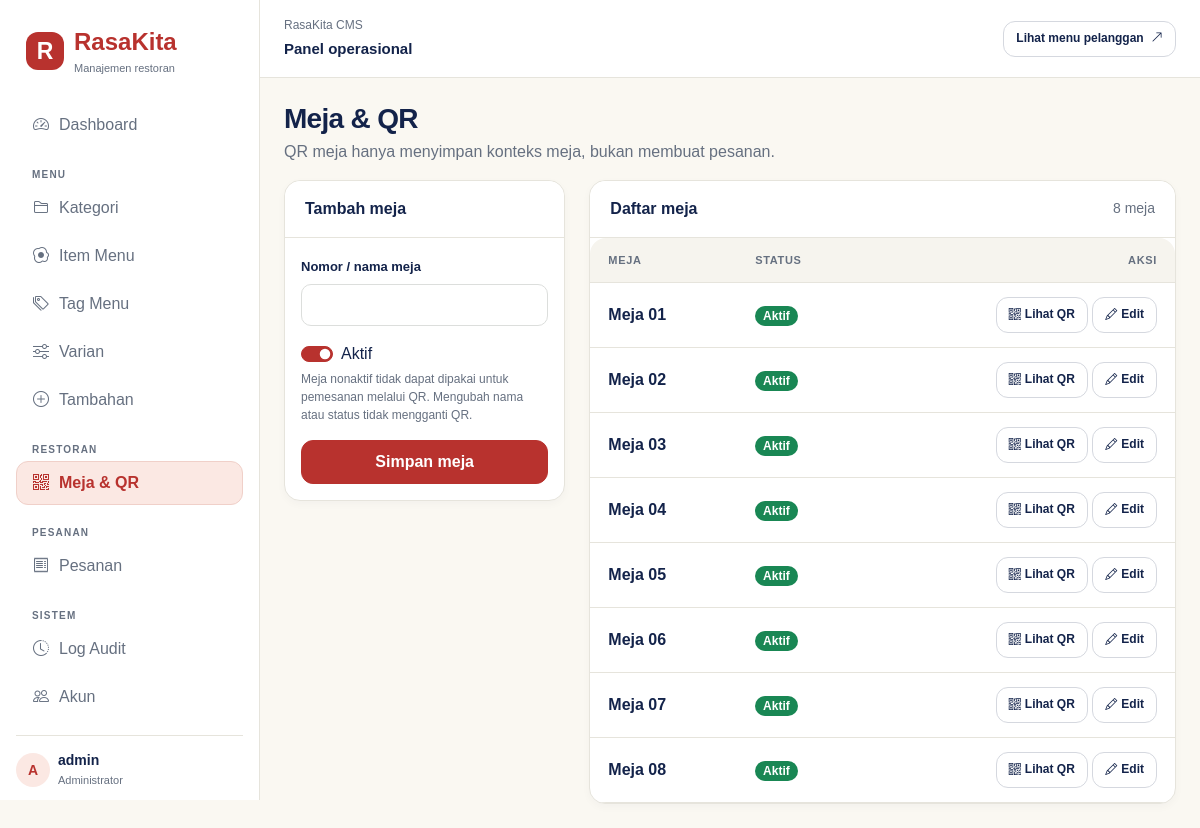
/staff/tables/ (signed in), run on the app's committed database.
### orders/models.py (models this page shows, shortened)
class Table(models.Model):
    number = models.CharField(max_length=30, unique=True)
    token = models.CharField(max_length=64, unique=True, default=new_table_token, editable=False)
    is_active = models.BooleanField(default=True, db_index=True)
    created_at = models.DateTimeField(auto_now_add=True)
    updated_at = models.DateTimeField(auto_now=True)
    class Meta:
        indexes = [models.Index(fields=["is_active", "number"])]

### users/views.py (the view, shortened to what this page needs)
# urls.py: path('tables/', views.tables, name='tables'),
@cms_required
@require_http_methods(['GET', 'POST'])
def tables(request: HttpRequest) -> HttpResponse:
    records = Table.objects.order_by('number')
    return render(request, 'users/tables.html', {'form': TableForm(), 'tables': records})

### users/forms.py
class TableForm(BootstrapModelForm):
    class Meta:
        model = Table
        fields = ('number', 'is_active')
        labels = {'number': 'Nomor / nama meja', 'is_active': 'Aktif'}
        help_texts = {
            'is_active': 'Meja nonaktif tidak dapat dipakai untuk pemesanan melalui QR. Mengubah nama atau status tidak mengganti QR.'
        }
        error_messages = {'number': {'unique': 'Nomor / nama meja ini sudah digunakan.'}}

### orders/models.py (called while the page is built)
def new_table_token() -> str:
    return secrets.token_urlsafe(18)

### users/access.py (called while the page is built)
    @property
    def can_manage_catalog(self) -> bool:
        return self._user.is_authenticated and self._user.is_staff

### users/views.py (called while the page is built)
def _cms_user(user: AbstractUser | AnonymousUser) -> bool:
    return StaffAccess(user).can_manage_catalog

### users/templates/users/tables.html (shortened to what this page needs)
{% extends 'users/base.html' %}
{% block content %}
<div class="mb-3">
  <h1 class="h3 mb-1">Meja &amp; QR</h1>
  <p class="text-secondary mb-0">QR meja hanya menyimpan konteks meja, bukan membuat pesanan.</p>
</div>
<div class="row g-4">
  <div class="col-lg-4">
    <div class="card stat">
      <div class="card-header bg-white"><strong>Tambah meja</strong></div>
      <div class="card-body">
        <form method="post" class="vstack gap-3">
          {% include 'users/includes/cms_form_fields.html' %}
          <button class="btn btn-success">Simpan meja</button>
        </form>
      </div>
    </div>
  </div>
  <div class="col-lg-8">
    <div class="card stat">
      <div class="card-header bg-white d-flex justify-content-between align-items-center">
        <strong>Daftar meja</strong>
        <small class="text-secondary">{{ tables|length }} meja</small>
      </div>
      <div class="table-responsive">
        <table class="table align-middle mb-0">
          <thead>
            <tr>
              <th>Meja</th>
              <th>Status</th>
              <th class="text-end">Aksi</th>
            </tr>
          </thead>
          <tbody>
            {% for table in tables %}
            <tr{% if not table.is_active %} class="text-secondary"{% endif %}>
              <td class="fw-semibold">Meja {{ table.number }}</td>
              <td>{% if table.is_active %}<span class="badge text-bg-success rounded-pill">Aktif</span>{% else %}<span class="badge text-bg-secondary rounded-pill">Nonaktif</span>{% endif %}</td>
              <td class="text-end">
                <a class="btn btn-sm btn-outline-secondary" href="{% url 'staff:table-qr' table.pk %}"><i class="bi bi-qr-code me-1"></i>Lihat QR</a>
                <a class="btn btn-sm btn-outline-secondary" href="{% url 'staff:table-edit' table.pk %}"><i class="bi bi-pencil me-1"></i>Edit</a>
              </td>
            </tr>
            {% empty %}
            <tr>
              <td colspan="3" class="text-center text-secondary py-4">Belum ada meja. Gunakan form tambah meja.</td>
            </tr>
            {% endfor %}
          </tbody>
        </table>
      </div>
    </div>
  </div>
</div>
{% endblock %}

### users/templates/users/nav.html (shortened to what this page needs)
<nav class="nav flex-column gap-1 flex-grow-1">
  <a
    class="px-3 py-2 {% if request.resolver_match.url_name == 'dashboard' %}active{% endif %}"
    href="{% url 'staff:dashboard' %}"
    ><i class="bi bi-speedometer2 me-2"></i>Dashboard</a
  >
  <span class="nav-label mt-3 px-3">MENU</span>
  <a
    class="px-3 py-2 {% if 'categor' in request.resolver_match.url_name %}active{% endif %}"
    href="{% url 'staff:categories' %}"
    ><i class="bi bi-folder2 me-2"></i>Kategori</a
  >
  <a
    class="px-3 py-2 {% if 'menu-item' in request.resolver_match.url_name %}active{% endif %}"
    href="{% url 'staff:menu-items' %}"
    ><i class="bi bi-egg-fried me-2"></i>Item Menu</a
  >
  <a
    class="px-3 py-2 {% if 'tag' in request.resolver_match.url_name %}active{% endif %}"
    href="{% url 'staff:tags' %}"
    ><i class="bi bi-tags me-2"></i>Tag Menu</a
  >
  <a
    class="px-3 py-2 {% if 'variant' in request.resolver_match.url_name %}active{% endif %}"
    href="{% url 'staff:variants' %}"
    ><i class="bi bi-sliders me-2"></i>Varian</a
  >
  <a
    class="px-3 py-2 {% if 'addon' in request.resolver_match.url_name %}active{% endif %}"
    href="{% url 'staff:addons' %}"
    ><i class="bi bi-plus-circle me-2"></i>Tambahan</a
  >
  <span class="nav-label mt-3 px-3">RESTORAN</span>
  <a
    class="px-3 py-2 {% if 'table' in request.resolver_match.url_name %}active{% endif %}"
    href="{% url 'staff:tables' %}"
    ><i class="bi bi-qr-code me-2"></i>Meja &amp; QR</a
  >
  <span class="nav-label mt-3 px-3">PESANAN</span>
  <a
    class="px-3 py-2 {% if 'order' in request.resolver_match.url_name %}active{% endif %}"
    href="{% url 'staff:orders' %}"
    ><i class="bi bi-receipt me-2"></i>Pesanan</a
  >
  <span class="nav-label mt-3 px-3">SISTEM</span>
  <a
    class="px-3 py-2 {% if 'audit' in request.resolver_match.url_name %}active{% endif %}"
    href="{% url 'staff:audit-log' %}"
    ><i class="bi bi-clock-history me-2"></i>Log Audit</a
  >
  {% if request.user.is_superuser %}
  <a
    class="px-3 py-2 {% if 'account' in request.resolver_match.url_name %}active{% endif %}"
    href="{% url 'staff:accounts' %}"
    ><i class="bi bi-people me-2"></i>Akun</a
  >
  {% endif %}
</nav>
<div class="cms-profile pt-3 mt-3 small">
  <div class="d-flex align-items-center gap-2 mb-2">
    <div
      class="cms-avatar rounded-circle d-flex align-items-center justify-content-center fw-semibold"
      style="width: 34px; height: 34px"
    >
      {{ request.user.username|slice:":1"|upper }}
    </div>
    <div>
      <div class="fw-semibold lh-sm">
        {{ request.user.get_full_name|default:request.user.username }}
      </div>
      <div class="cms-profile-role">Administrator</div>
    </div>
  </div>
  <form method="post" action="{% url 'staff:logout' %}">
    <button type="submit" class="px-2 py-1 d-inline-block border-0 bg-transparent">
    </button>
  </form>
</div>

### users/static/users/css/cms-shell.css (style rules this page uses)
.cms-app { --brand:#b8322e;--brand-dark:#962722;--brand-soft:#fbe8e3; --cms-ink:#13234a;--cms-muted:#667080;--cms-line:#e6e4dc; --bs-body-color:var(--cms-ink);--bs-body-bg:#faf8f2; --bs-border-color:var(--cms-line);--bs-border-radius:12px; --bs-link-color:var(--brand);--bs-link-hover-color:var(--brand-dark); --bs-link-color-rgb:184,50,46;--bs-link-hover-color-rgb:150,39,34; --bs-primary:#b8322e;--bs-primary-rgb:184,50,46; margin:0;background:var(--bs-body-bg);color:var(--cms-ink); font-family:Arial,Helvetica,sans-serif; }
.cms-app * { box-sizing:border-box }
.cms-app .text-secondary { color:var(--cms-muted)!important }
.cms-app h1,.cms-app h2,.cms-app h3 { font-weight:700;letter-spacing:-.025em }
.cms-app .sidebar a:not(.brand) { color:var(--cms-muted);text-decoration:none;border-radius:12px;min-height:44px;display:flex;align-items:center;gap:2px;border:1px solid transparent }
.cms-app .sidebar a.active { color:var(--brand);background:var(--brand-soft);border-color:#f0d0c9;font-weight:700 }
.cms-app .nav-label { font-size:10px;font-weight:700;letter-spacing:.12em;color:var(--cms-muted) }
.cms-app .cms-profile { color:var(--cms-ink);border-top:1px solid var(--cms-line) }
.cms-app .cms-profile-role { color:var(--cms-muted);font-size:11px;margin-top:3px }
.cms-app .cms-avatar { background:var(--brand-soft);color:var(--brand);width:34px;height:34px;flex-shrink:0 }
.cms-app .btn { border-radius:12px;font-weight:600;min-height:42px;padding:9px 16px }
.cms-app .btn-sm { font-size:12px;min-height:36px;padding:7px 12px }
.cms-app .btn-success,.cms-app .btn-primary { --bs-btn-bg:var(--brand);--bs-btn-border-color:var(--brand);--bs-btn-color:#fff; --bs-btn-hover-bg:var(--brand-dark);--bs-btn-hover-border-color:var(--brand-dark); --bs-btn-active-bg:var(--brand-dark);--bs-btn-active-border-color:var(--brand-dark); --bs-btn-disabled-bg:var(--brand);--bs-btn-disabled-border-color:var(--brand); }
.cms-app .btn-outline-secondary { --bs-btn-color:var(--cms-ink);--bs-btn-border-color:#d5d8df;--bs-btn-hover-bg:#edf0f8;--bs-btn-hover-color:var(--cms-ink);--bs-btn-hover-border-color:#bcc3d6 }
.cms-app .form-control,.cms-app .form-select { background-color:#fff;border-color:#dcdedc;color:var(--cms-ink);min-height:42px;border-radius:10px }
.cms-app .form-check-input:checked { background-color:var(--brand);border-color:var(--brand) }
.cms-app .stat,.cms-app .form-card { border:1px solid var(--cms-line);border-radius:16px;background:#fff;box-shadow:0 3px 8px #13234a08 }
.cms-app .card-header { padding:16px 20px;border-bottom-color:var(--cms-line);border-radius:16px 16px 0 0;background:#fff!important }
.cms-app .table { --bs-table-color:var(--cms-ink);--bs-table-border-color:var(--cms-line);--bs-table-bg:transparent }
.cms-app .table-responsive { max-width:100%;border-radius:16px;overscroll-behavior-x:contain }
.cms-app .table>:not(caption)>*>* { padding:14px 18px;white-space:nowrap }
.cms-app .table thead th { background:#f6f4ee;color:var(--cms-muted);font-size:11px;letter-spacing:.06em;text-transform:uppercase;font-weight:700 }
.cms-app .content h1,.cms-app .content p,.cms-app .cms-profile { overflow-wrap:anywhere }

### data on the page
Table: number "01", is_active "Aktif"
Table: number "02", is_active "Aktif"
Table: number "03", is_active "Aktif"
Table: number "04", is_active "Aktif"
Table: number "05", is_active "Aktif"
Table: number "06", is_active "Aktif"
Table: number "07", is_active "Aktif"
Table: number "08", is_active "Aktif"

### other printed values
{{ request.user.username|slice:":1"|upper }} "A"
{{ request.user.get_full_name|default:request.user.username }} "admin"
{{ field.label }} "Nomor / nama meja"
{{ field.label }} "Aktif"
{{ field.help_text }} "Meja nonaktif tidak dapat dipakai untuk pemesanan melalui QR. Mengubah nama atau status tidak mengganti QR."
{{ tables|length }} "8"
